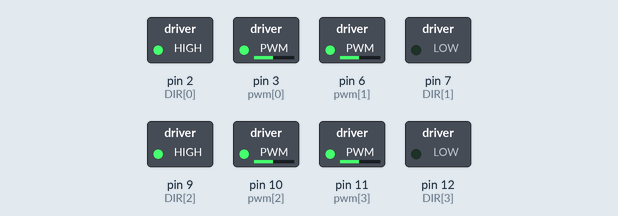
This sketch was run on a simulated Arduino Uno, built with avr-gcc and run on an emulated ATmega328P. On the bench: switched loads named in the sketch (green lamp = pin HIGH).

Above: at 2.1 s.
At 3.6 s:
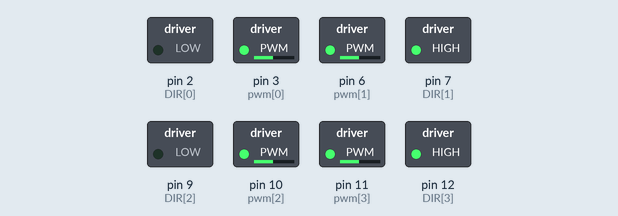
At 5.1 s:
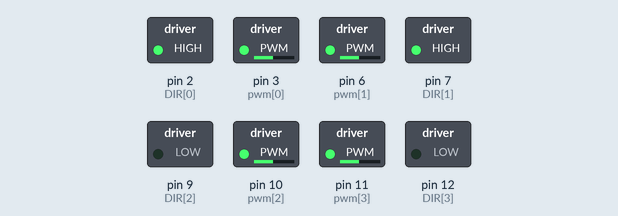
At 9.6 s:
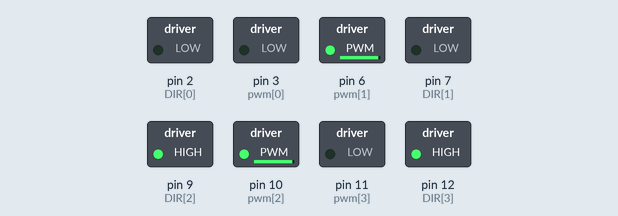
At 12.6 s:
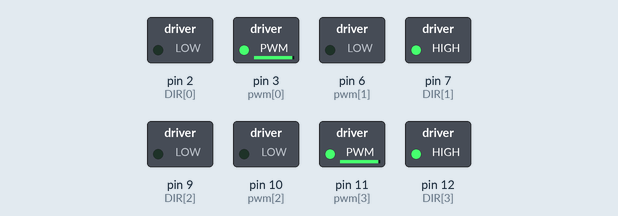
At 16.6 s:
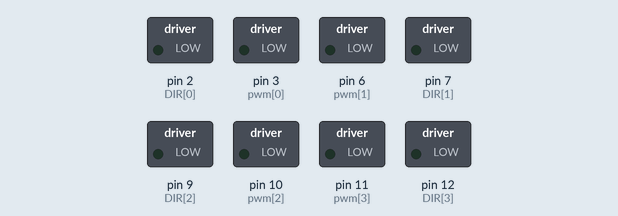
Timing chart, 0 to 18.1 s (numbered marks = the images above):
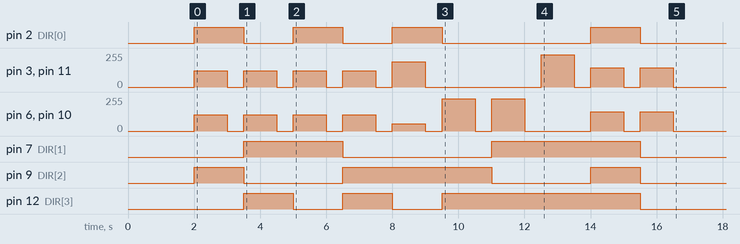

Measured:
- by itself, pin 2 (DIR[0]): LOW → HIGH at 2.0 s, → LOW 1.5 s later, → HIGH 1.5 s later, → LOW 1.5 s later, … (8 changes in this stretch)
- by itself, pin 7 (DIR[1]): LOW → HIGH at 3.5 s, → LOW 3.0 s later, → HIGH 4.5 s later, → LOW 4.5 s later
- by itself, pin 9 (DIR[2]): goes HIGH 1.5 s, LOW 3.0 s, HIGH 4.5 s, LOW 3.0 s, HIGH 1.5 s, then LOW
- by itself, pin 12 (DIR[3]): goes HIGH 1.5 s, LOW 1.5 s, HIGH 1.5 s, LOW 1.5 s, HIGH 6.0 s, then LOW
- by itself, pin 3 (pwm[0]), pin 11 (pwm[3]): 0/255 → 121/255 at 2.0 s, → 0/255 1.0 s later, → 121/255 0.50 s later, → 0/255 1.0 s later, … (16 changes in this stretch)
- by itself, pin 6 (pwm[1]), pin 10 (pwm[2]): 0/255 → 121/255 at 2.0 s, → 0/255 1.0 s later, → 121/255 0.50 s later, → 0/255 1.0 s later, … (18 changes in this stretch)

The sketch:

P1.ino
```cpp
/*----------------------- DO NOT CHANGE THIS ------------------------*/

/*********************************************************************/
/***************************   LIBRARIES   ***************************/
/*********************************************************************/
#include <math.h>

/*********************************************************************/
/***************************   VARIABLES   ***************************/
/*********************************************************************/

// Number of motors
#define NMOTORS 4
// Pins of each motor
const int enc[] = {4, 5, 8, 13};  // Encoder pins
const int DIR[] = {2, 7, 9, 12};  // Direction pins
const int pwm[] = {3, 6, 10, 11}; // PWM pins

/*********************************************************************/
/*****************************   SETUP   *****************************/
/*********************************************************************/

void setup() {
  // Begin communication
  Serial.begin(9600);
  // Setup I/O pins
  for(int k = 0; k < NMOTORS; k++){
    pinMode(enc[k], INPUT);
    pinMode(pwm[k], OUTPUT);
    pinMode(DIR[k], OUTPUT);
  }
  delay(2000);
}
// Globals
float vt[]   = {0.0, 0.0, 0.0, 0.0};
int dir[]    = {0, 0, 0, 0};
// Velocities signs
int sgn[]   = {1, 1, 1, 1};
// Target variables
double vx = 0, vy = 0, vw = 0;

/*-------------------------------------------------------------------*/

/*----------------------- YOU CAN MODIFY THIS -----------------------*/

// Sequences variables
int nseq     = 10;   // Number of sequences
int seq      = 0;    // Counter sequence variable
float T      = 1000; // Time of each sequence in ms
float waitT  = 500;  // Waiting time of each sequence in ms

// Velocity target sequences
float vySeq[] = {0, 0, -0.18, 0.18, -0.1, 0.18, -0.18, 0.18, 0, 0 /* COMPLETE HERE */}; // X Axis linear velocity sequence
float vxSeq[] = {0.18, -0.18, 0, 0, 0.18, 0.18, -0.18, -0.18, 0, 0/* COMPLETE HERE */}; // Y Axis linear velocity sequence
float vwSeq[] = {0, 0, 0, 0, 0, 0, 0, 0, -PI/6, PI/6/* COMPLETE HERE */}; // Z Axis angular velocity sequence

// Dimensions
const double a_b = 0.21 + 0.195 /* COMPLETE HERE */ ; // a+b
const double R = 0.04 /* COMPLETE HERE */;   // radius

// Maximun values
float maxPWM = 255/* COMPLETE HERE */; // Input value
float maxRPM = 90/* COMPLETE HERE */; // Input value

/*********************************************************************/
/*****************************   LOOP   ******************************/
/*********************************************************************/

void loop() {
  // Set target velocity
  vx = vxSeq[seq]/* COMPLETE HERE */;
  vy = vySeq[seq]/* COMPLETE HERE */;
  vw = vwSeq[seq]/* COMPLETE HERE */;
  if(seq < nseq){
    // Calculate target angular velocities
    CalculateVelAng(vx/* COMPLETE HERE */,vy/* COMPLETE HERE */,vw/* COMPLETE HERE */);
    for(int k = 0; k < NMOTORS; k++){
      // Compute input motor signal
      float pwr = vt[k]*maxPWM/maxRPM;
      // Truncate value
      if(pwr > maxPWM){
        pwr = maxPWM;
      }
      if(pwr < 0){
        pwr = 0;
      }
      // Signal to the motor
      setMotor(dir[k], (int) pwr, pwm[k], DIR[k]);
    }
    delay(T);
    StopMotors();
    delay(waitT);
    seq++;
  }
  else{
    StopMotors();
  }
}

/*********************************************************************/
/***************************   FUNCTIONS   ***************************/
/*********************************************************************/

void CalculateVelAng(double vx, double vy, double vw) {
  /*
  Function that computes the velocity in rpm and the direction
  of each wheel from the absolute velocity.

  Inputs:
    - vx: Linear velocity in X axis, in m/s.
    - vy: Linear velocity in Y axis, in m/s.
    - vw: Angular velocity in Z axis, in rad/s.
  */
  double w[] = {0, 0, 0, 0};
  // Calculate velocity of each motor in rad/s in w[] (from inverse kinematics)
  // Cinemática inversa: calcular velocidades angulares de cada rueda
  w[0] = (vx - vy - vw * a_b) / R;
  w[1] = (vx + vy + vw * a_b) / R;
  w[2] = (vx + vy - vw * a_b) / R;
  w[3] = (vx - vy + vw * a_b) / R;
  /* COMPLETE HERE */

  for (int i = 0; i < NMOTORS; i++) {
    sgn[i] = w[i] / fabs(w[i]);
    // Update motor direction
    dir[i] = (1 + sgn[i]) / 2;
    // Calculate desired angular velocity in rpm
    vt[i] = fabs(w[i]*30/PI);
  }
}

/*-------------------------------------------------------------------*/

/*----------------------- DO NOT CHANGE THIS ------------------------*/

void setMotor(int dir, int pwmVal, int pwmch, int dirch) {
  /*
  Function to setup pins to control motors.

  Inputs:
    - dir: Motor direction (1 or 0).
    - pwmVal: PWM control to pin.
    - pwmch: PWM pin channel.
    - dirch: Direction pin channel.
  */
  analogWrite(pwmch, pwmVal);
  if(dirch==12 || dirch==7){
    if (dir == 1) {
      digitalWrite(dirch, LOW);
    } else if (dir == 0) {
      digitalWrite(dirch, HIGH);
    } else {
      digitalWrite(dirch, LOW);
    }
  }
  else{
    if (dir == 1) {
      digitalWrite(dirch, HIGH);
    } else if (dir == 0) {
      digitalWrite(dirch, LOW);
    } else {
      digitalWrite(dirch, HIGH);
    }
  }
}


void StopMotors(){
  /*
  Function that stops each DC motor.
  */
  for(int k = 0; k < NMOTORS; k++){
    setMotor(dir[k], 0.0, pwm[k], DIR[k]);
  }
}

/*-------------------------------------------------------------------*/
```
